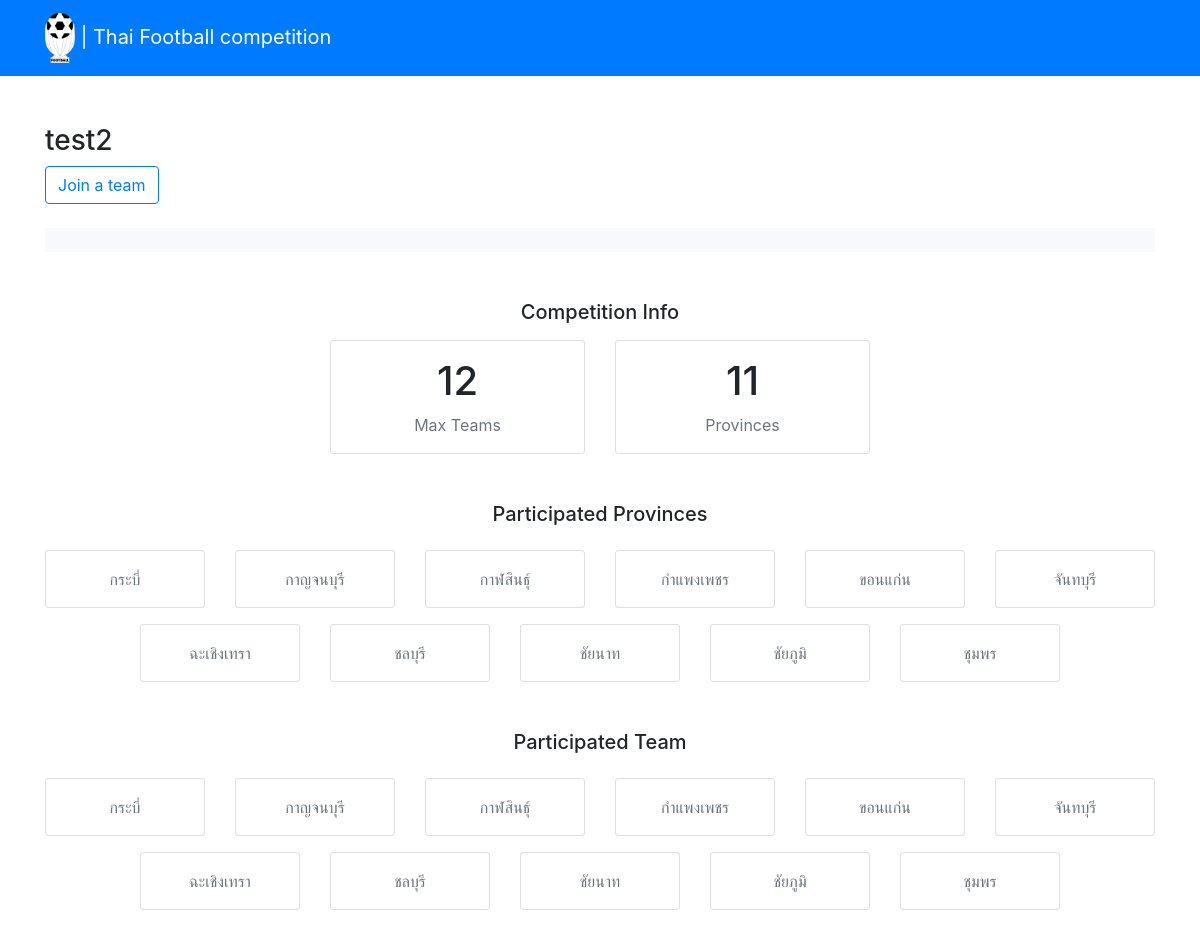
The app's page /detail.php?competition_slug=tes2 with its own data.
### tables this page shows
CREATE TABLE `competitions` (
  `id` int(11) NOT NULL,
  `name` varchar(60) NOT NULL,
  `slug` varchar(60) NOT NULL,
  `max_teams` int(11) NOT NULL,
  `banner` text NOT NULL
);

CREATE TABLE `allowed_provinces` (
  `id` int(11) NOT NULL,
  `competitions_id` int(11) NOT NULL,
  `provinces_id` int(11) NOT NULL
);

CREATE TABLE `provinces` (
  `id` int(11) NOT NULL,
  `name` varchar(60) NOT NULL
);

### detail.php (the view, shortened to what this page needs)
<?php
  include_once('connect.php');
?>
<!DOCTYPE html>
<html lang="en">
<head>
  <link rel="stylesheet" href="./assets/compiled/css/bootstrap.css" />
</head>
<body>
  <?php
    $slug = $_GET['competition_slug'];
    $sql = "SELECT c.* , COUNT(ap.provinces_id) AS count_province FROM competitions c LEFT JOIN allowed_provinces ap ON c.id = ap.competitions_id WHERE c.slug = '$slug'";
    $result = $conn->query($sql);
    $detail = $result->fetch_assoc();
  ?>
  <?php
    include('navbar.php');
  ?>
  <main class="container py-5">
    <section class="mb-4 d-flex align-items-center justify-content-between">
      <header>
        <h3><?=$detail['name']?></h3>
        <a class="btn btn-outline-primary" href="jointeam.php?competition_slug=<?=$_GET['competition_slug']?>">Join a team</a>
      </header>
    </section>
    <div class="bg-light text-center">
    </div>
    <section class="my-5">
      <header class="text-center mb-3">
        <h5>Competition Info</h5>
      </header>
      <div class="row justify-content-center">
        <div class="col-md-3 col-sm-6">
          <div class="card">
            <div class="card-body text-center py-3">
              <h1><?=$detail['max_teams']?></h1>
              <p class="text-muted mb-0">Max Teams</p>
            </div>
          </div>
        </div>
        <div class="col-md-3 col-sm-6">
          <div class="card">
            <div class="card-body text-center py-3">
              <h1><?=$detail['count_province']?></h1>
              <p class="text-muted mb-0">Provinces</p>
            </div>
          </div>
        </div>
      </div>
    </section>
    <section class="my-5">
      <header class="text-center">
        <h5>Participated Provinces</h5>
      </header>
      <div class="row justify-content-center">
        <?php
          $sql = "SELECT * FROM allowed_provinces ap INNER JOIN provinces p ON ap.provinces_id = p.id WHERE ap.competitions_id =".$detail['id'];
          $result = $conn->query($sql);
          while($row = $result->fetch_assoc()){
        ?>
        <div class="col-md-2 col-sm-6 mt-3">
          <div class="card">
            <div class="card-body text-center py-3">
              <span class="text-muted"><?=$row['name']?></span>
            </div>
          </div>
        </div>
        <?php
          }
        ?>
      </div>
    </section>
    <section class="my-5">
      <header class="text-center">
        <h5>Participated Team</h5>
      </header>
      <div class="row justify-content-center">
        <?php
          $sql = "SELECT * FROM allowed_provinces ap INNER JOIN provinces p ON ap.provinces_id = p.id WHERE ap.competitions_id =".$detail['id'];
          $result = $conn->query($sql);
          while($row = $result->fetch_assoc()){
        ?>
        <div class="col-md-2 col-sm-6 mt-3">
          <div class="card">
            <div class="card-body text-center py-3">
              <span class="text-muted"><?=$row['name']?></span>
            </div>
          </div>
        </div>
        <?php
          }
        ?>
      </div>
    </section>
  </main>
</body>
</html>

### records on screen
competitions: name "test2", max_teams "12"
allowed_provinces: provinces.name "กระบี่"
allowed_provinces: provinces.name "กาญจนบุรี"
allowed_provinces: provinces.name "กาฬสินธุ์"
allowed_provinces: provinces.name "กำแพงเพชร"
allowed_provinces: provinces.name "ขอนแก่น"
allowed_provinces: provinces.name "จันทบุรี"
allowed_provinces: provinces.name "ฉะเชิงเทรา"
allowed_provinces: provinces.name "ชลบุรี"
allowed_provinces: provinces.name "ชัยนาท"
allowed_provinces: provinces.name "ชัยภูมิ"
allowed_provinces: provinces.name "ชุมพร"

### other values on screen
$detail['count_province'] "11"
